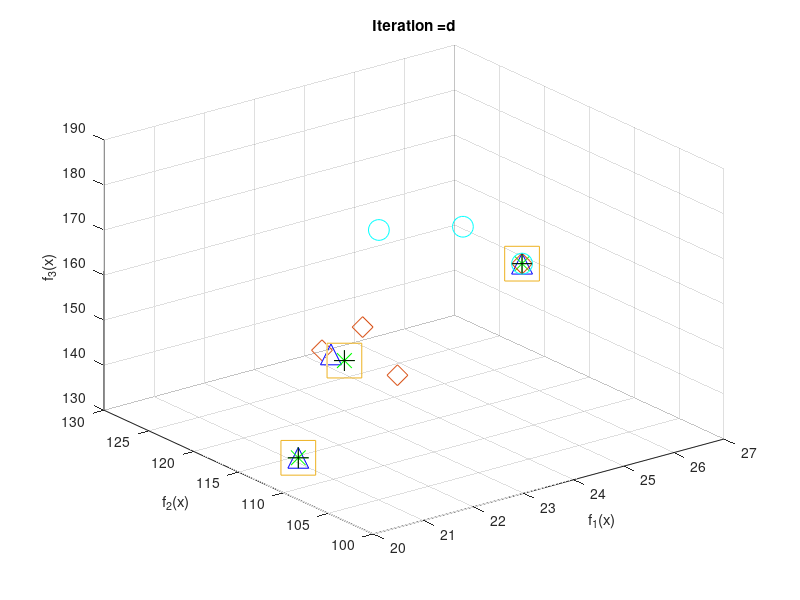

MATLAB code to generate this figure:
function PlotCosts()

        Input.nsga2=load('nsga2.mat');
        Input.hybrid=load('hybrid.mat');
        Input.moead=load('moead.mat');
        Input.pesa2=load('pesa2.mat');
        Input.spea2=load('spea2.mat');

        empty_individual.bandb=[];
        empty_individual.moead=[];
        empty_individual.nsga2=[];
        empty_individual.pesa2=[];
        empty_individual.spea2=[];
        empty_individual.hybrid=[];
        
        pop=repmat(empty_individual,4,1);

        temp0=cell(4,1);
        temp0{1}=[23;1.001666666666667e+02;1.808333333333333e+02];
        temp0{2}=[20.833333333333336;1.130000000000000e+02;1.325000000000000e+02];
        temp0{3}=[20.500000000000000;106;1.615000000000000e+02];
        %temp0{4}=[24.3334;13.6667;132.5000];

       
     
        for i=1:4
            pop(i).bandb=temp0{i};
        end
        q1=[pop.bandb];
        x=q1(1,:);
        y=q1(2,:);
        z=q1(3,:);
        %plot3(x,y,z,'or','Markersize',15, 'marker' , '*' ,'markerfacecolor','green' , 'markeredgecolor','green');
        plot3(x,y,z,'or','Markersize',25, 'marker' , 's' , 'markeredgecolor','#EDB120');
        title(['Iteration =' 100]);
        xlabel('f_1(x)');
        ylabel('f_2(x)'); 
        zlabel('f_3(x)');
        grid on
        hold on
        

  temp3=[Input.moead.Output.Paretolist2];
        for i=1:numel(temp3)
            pop(i).moead=temp3{i};
        end
        qqq=[pop.moead];
        x=qqq(1,:);
        y=qqq(2,:);
        z=qqq(3,:);
        %plot3(x,y,z,'or','Markersize',15, 'marker' , '^' ,'markerfacecolor','green' , 'markeredgecolor','blue');
        plot3(x,y,z,'or','Markersize',15, 'marker' , '^' , 'markeredgecolor','blue');
        title(['Iteration =' 100]);
        xlabel('f_1(x)');
        ylabel('f_2(x)'); 
        zlabel('f_3(x)');
        grid on
        hold on

        temp1=[Input.nsga2.Output.Paretolist2];
        for i=1:numel(temp1)
            pop(i).nsga2=temp1{i};
        end
        q=[pop.nsga2];
        x=q(1,:);
        y=q(2,:);
        z=q(3,:);
        %plot3(x,y,z,'or','Markersize',15, 'marker' , '*' ,'markerfacecolor','green' , 'markeredgecolor','green');
        plot3(x,y,z,'or','Markersize',15, 'marker' , '*' , 'markeredgecolor','green');
        title(['Iteration =' 100]);
        xlabel('f_1(x)');
        ylabel('f_2(x)'); 
        zlabel('f_3(x)');
        grid on
        hold on

        temp4=[Input.pesa2.Output.Paretolist2];
        for i=1:numel(temp4)
            pop(i).pesa2=temp4{i};
        end
        qqq1=[pop.pesa2];
        x=qqq1(1,:);
        y=qqq1(2,:);
        z=qqq1(3,:);
        %plot3(x,y,z,'or','Markersize',15, 'marker' , '^' ,'markerfacecolor','green' , 'markeredgecolor','blue');
        plot3(x,y,z,'or','Markersize',15, 'marker' , 'diamond' , 'markeredgecolor','#D95319');
        title(['Iteration =' 100]);
        xlabel('f_1(x)');
        ylabel('f_2(x)'); 
        zlabel('f_3(x)');
        grid on
        hold on


        temp5=[Input.spea2.Output.Paretolist2];
        for i=1:numel(temp5)
            pop(i).spea2=temp5{i};
        end
        qqq2=[pop.spea2];
        x=qqq2(1,:);
        y=qqq2(2,:);
        z=qqq2(3,:);
        %plot3(x,y,z,'or','Markersize',15, 'marker' , '^' ,'markerfacecolor','green' , 'markeredgecolor','blue');
        plot3(x,y,z,'or','Markersize',15, 'marker' , '+' , 'markeredgecolor','black');
        title(['Iteration =' 100]);
        xlabel('f_1(x)');
        ylabel('f_2(x)'); 
        zlabel('f_3(x)');
        grid on
        hold on

         temp2=[Input.hybrid.Output.Paretolist2];
        for i=1:numel(temp2)
            pop(i).hybrid=temp2{i};
        end
        qq=[pop.hybrid];
        x=qq(1,:);
        y=qq(2,:);
        z=qq(3,:);
        %plot3(x,y,z,'or','Markersize',6,'markerfacecolor','blue');
        %plot3(x,y,z,'or','Markersize',12, 'marker' , 'o' ,'markerfacecolor','green' , 'markeredgecolor','red');
        plot3(x,y,z,'or','Markersize',15, 'marker' , 'o' , 'markeredgecolor','cyan');
        title(['Iteration =' 100]);
        xlabel('f_1(x)');
        ylabel('f_2(x)'); 
        zlabel('f_3(x)');
        grid on
        hold off


        
end